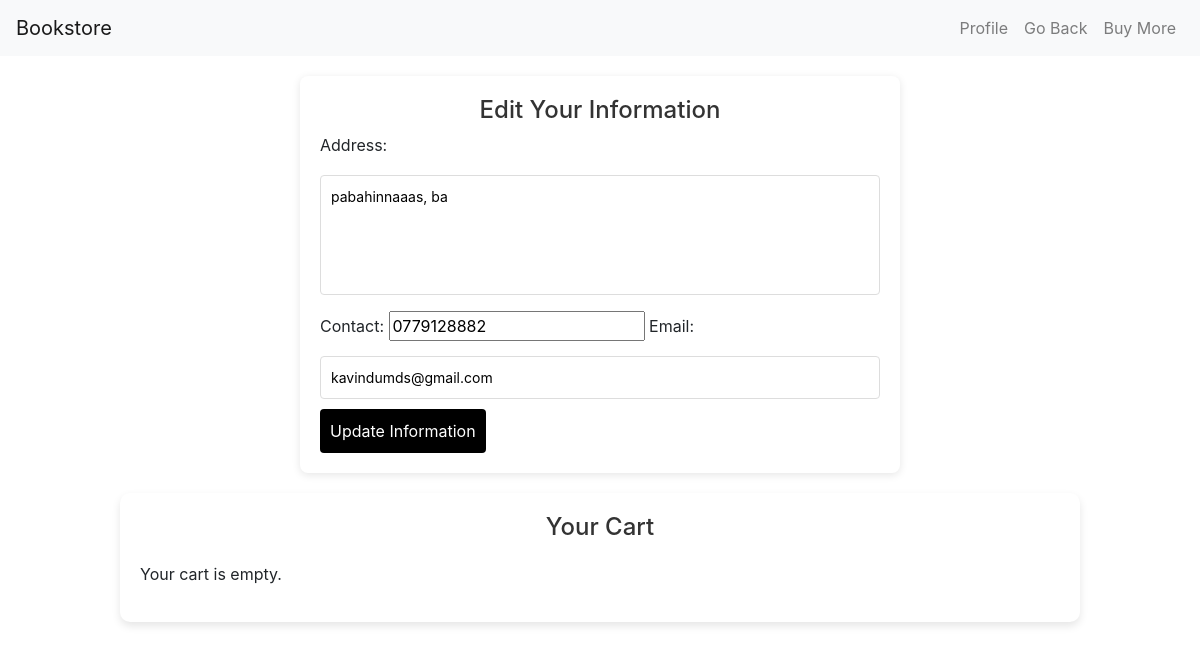
Screenshot of /Cart/index.php (signed in) with the database file from the repository.
### tables this page shows
CREATE TABLE `customer` (
  `id` int(11) NOT NULL,
  `firstname` varchar(50) NOT NULL,
  `lastname` varchar(50) NOT NULL,
  `address` text NOT NULL,
  `contact` varchar(15) NOT NULL,
  `email` varchar(100) NOT NULL,
  `password` varchar(255) NOT NULL,
  `photo` varchar(255) DEFAULT NULL
);

### Cart/index.php (the view, shortened to what this page needs)
<?php
include('../connect.php');
$profilePage = "../profile.php";
if (isset($_SESSION['user_id'])) {
    $user_id = $_SESSION['user_id'];
    $sql = "SELECT * FROM customer WHERE id = $user_id";
    $result = $conn->query($sql);
    if ($result->num_rows > 0) {
        $user = $result->fetch_assoc();
    } else {
        echo "User not found!";
        exit;
    }
} else {
    echo "Please log in first!";
    exit;
}
?>
<!DOCTYPE html>
<html lang="en">
<head>
    <link rel="stylesheet" href="style.css">
    <link rel="stylesheet" href="https://stackpath.bootstrapcdn.com/bootstrap/4.5.2/css/bootstrap.min.css">
</head>
<body>
    <nav class="navbar navbar-expand-lg navbar-light bg-light">
        <a class="navbar-brand" href="../index.php">Bookstore</a>
        <div class="navbar-nav ml-auto">
            <a class="nav-item nav-link" href="<?php echo $profilePage; ?>">Profile</a>
            <a class="nav-item nav-link" href="javascript:history.back()">Go Back</a>
            <a class="nav-item nav-link" href="../book_page/index.php">Buy More</a>
        </div>
    </nav>
<div class="form-container">
    <h2>Edit Your Information</h2>
    <form action="" method="POST">
        <label>Address:</label>
        <textarea name="address"><?php echo htmlspecialchars($user['address']); ?></textarea>
        <label>Contact:</label>
        <input type="text" name="contact" value="<?php echo htmlspecialchars($user['contact']); ?>" >
        <label>Email:</label>
        <input type="email" name="email" value="<?php echo htmlspecialchars($user['email']); ?>" >
        <button type="submit">Update Information</button>
    </form>
</div>
<div class="cart-container">
    <h1>Your Cart</h1>
    <?php if (!empty($_SESSION['cart'])): ?>
        <table class="cart-table">
            <thead>
                <tr>
                    <th>Book</th>
                    <th>Title</th>
                    <th>Price</th>
                    <th>Quantity</th>
                    <th>Total</th>
                    <th>Remove</th>
                </tr>
            </thead>
            <tbody>
                <?php
                $grand_total = 0;
                foreach ($_SESSION['cart'] as $book_id => $book):
                    $total_price = $book['price'] * $book['quantity'];
                    $grand_total += $total_price;
                ?>
                    <tr>
                        <td><img src="../Book/book_image/<?php echo htmlspecialchars($book['image_path']); ?>" alt="<?php echo htmlspecialchars($book['name']); ?>" class="cart-book-image"></td>
                        <td><?php echo htmlspecialchars($book['name']); ?></td>
                        <td>Rs<?php echo htmlspecialchars($book['price']); ?></td>
                        <td>
                            <form action="index.php" method="POST" class="update-quantity-form">
                                <input type="number" name="quantity" value="<?php echo htmlspecialchars($book['quantity']); ?>" min="1">
                                <input type="hidden" name="update_quantity" value="1">
                                <input type="hidden" name="book_id" value="<?php echo $book_id; ?>">
                                <button type="submit" class="update-btn">Update</button>
                                <?php if (isset($update_err)): ?>
                                    <div style="color: red; font-weight: bold; margin-top: 10px;">
                                     <?php echo $update_err; ?>
                                    </div>
                                    <?php endif; ?>
                            </form>
                        </td>
                        <td>Rs<?php echo $total_price; ?></td>
                        <td><a href="index.php?action=remove&book_id=<?php echo $book_id; ?>" class="remove-btn">Remove</a></td>
                    </tr>
                <?php endforeach; ?>
            </tbody>
            <tfoot>
                <tr>
                    <td colspan="4" class="grand-total-label">Grand Total</td>
                    <td>Rs<?php echo $grand_total; ?></td>
                    <td></td>
                </tr>
                <tr>
                    <td colspan="4" class="upload-receipt-label">Upload Payment Receipt Account No:824122 BOC: Balangoda</td>
                    <td colspan="2">
                        <form action="cart.php" method="POST" enctype="multipart/form-data">
                            <input type="file" name="payment_receipt" id="payment_receipt" required />
                            <button type="submit" name="checkout">Proceed to Checkout</button>
                        </form>
                    </td>
                </tr>
            </tfoot>
        </table>
    <?php else: ?>
        <p>Your cart is empty.</p>
    <?php endif; ?>
</div>
</body>
</html>

### Cart/style.css (style rules this page uses)
body { font-family: Arial, sans-serif; background-color: #f4f4f9; margin: 0; padding: 0; justify-content: center; align-items: center; min-height: 100vh; }
h1 { text-align: center; color: #333; }
.cart-container { width: 80%; max-width: 1000px; background-color: #fff; padding: 20px; box-shadow: 0px 4px 8px rgba(0, 0, 0, 0.1); border-radius: 10px; margin: 20px auto; }
.cart-container h1 { font-size: 24px; margin-bottom: 20px; }
.form-container { background-color: #fff; width: 50%; margin: 20px auto; padding: 20px; border-radius: 8px; box-shadow: 0 2px 8px rgba(0, 0, 0, 0.1); }
.form-container h2 { text-align: center; color: #333; font-size: 24px; }
textarea[name="address"] { width: 100%; height: 120px; padding: 10px; margin: 10px 0; border-radius: 4px; border: 1px solid #ddd; font-size: 14px; resize: none; }
input[type="email"], input[type="password"] { width: 100%; padding: 10px; margin: 10px 0; border-radius: 4px; border: 1px solid #ddd; font-size: 14px; }
button[type="submit"] { background-color: black; color: white; padding: 10px 10px; border: none; border-radius: 4px; cursor: pointer; font-size: 16px; width: auto; }

### rows the page displays
customer: address "pabahinnaaas, ba", contact "0779128882", email "kavindumds@gmail.com"
